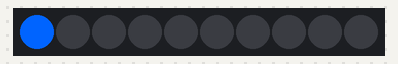
This program was run on a simulated MicroPython board. Parts: 10 RGB LEDs in strip order, left to right. What the program prints to the serial console is not drawn.

Above: at 0.05 s.
At 0.55 s:
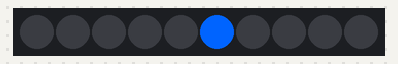
At 1.0 s:
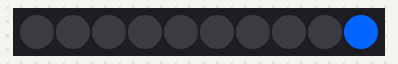
At 1.56 s:
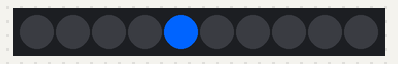
At 2.36 s:
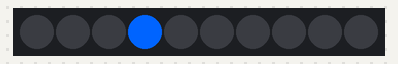

Measured:
- by itself, everything shown: repeats every 2.0 s, in 18 steps

The program:

loesung03.py
```python
"""
AUFGABE 3: Lauflicht - Ping Pong

Programmiere ein "Ping Pong" Lauflicht:
- Eine LED läuft von links nach rechts
- Am Ende angekommen läuft sie zurück von rechts nach links
- Das wiederholt sich endlos
- Verwende eine schöne Farbe deiner Wahl

Tipp: Du brauchst zwei Schleifen - eine vorwärts, eine rückwärts
"""

import machine
import time
from neopixel import NeoPixel

LED_GP = 16
ANZAHL_LEDS = 10
pin = machine.Pin(LED_GP, machine.Pin.OUT)
leds = NeoPixel(pin, ANZAHL_LEDS)

# Farbe wählen
meine_farbe = (0, 100, 255)  # Blau
aus = (0, 0, 0)

print("Ping Pong Lauflicht startet...")

while True:
    # Von links nach rechts (0 bis 9)
    for i in range(ANZAHL_LEDS):
        # Alle LEDs aus
        for j in range(ANZAHL_LEDS):
            leds[j] = aus

        # Aktuelle LED an
        leds[i] = meine_farbe
        leds.write()
        time.sleep(0.1)

    # Von rechts nach links (9 bis 0)
    for i in range(ANZAHL_LEDS - 1, -1, -1):
        # Alle LEDs aus
        for j in range(ANZAHL_LEDS):
            leds[j] = aus

        # Aktuelle LED an
        leds[i] = meine_farbe
        leds.write()
        time.sleep(0.1)
```
